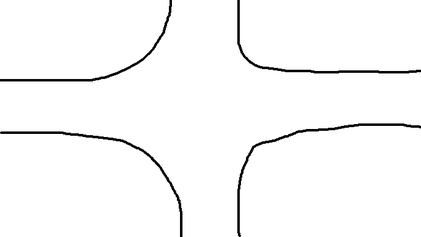
#> input picture Bonus_Questions/Bonus Question 1/4Junc.png, 421 x 237 px, shrunk from 683 x 384 before the run
$ python Bonus1_RayDistGraphs.py
#> lines starting #> are read from the running program, lines starting #| are printed output that depends on the picture
from PIL import Image
from numpy import asarray, array, sqrt
from matplotlib import pyplot

imagenames = ["4Junc.png", "Curve.png", "scenario.png", "Straight.png", "TJunc.png"]
# These are the files we need to work with. I will iterate through these in the following for loop.

for name in imagenames:

    # Opening the image
    img = Image.open(name)
#> img is the input picture: PIL image 421x237 RGBA; mean R, G, B, A 248.9, 248.9, 248.9, 255

    # Finding the center. This is where I assume the car exists. I haven't bothered with the extra distance.
    # Considering the bonus distance is just a matter of redefining the center so the code is still valid.
    centerx = img.size[0] // 2
#> centerx = 210
    centery = img.size[1] // 2
#> centery = 118

    # This is the list of angles I will be plotting
    X = list(range(360))
    # This will contain the distances that we need.
    distances = []

    for angle in range(360):
        # I'm taking the original image and simply rotating by some angle so that
        # I can just look vertically above the center to find the closest black pixel.
        rotated_img = img.rotate(angle)
        megalist = asarray(rotated_img)

        # Here, I start at the center and move upward, looking for non-white pixels
        # which have all 4 RGB and aplha values as 255.

        for i in range(centery, -1, -1):
            if sum(megalist[i][centerx]) != 255 * 4:
                distances.append(centery - i)
                break
        else:
            distances.append(centery)
#> this loop made 360 passes
#> pass 2, `rotated_img = img.rotate(angle)`:
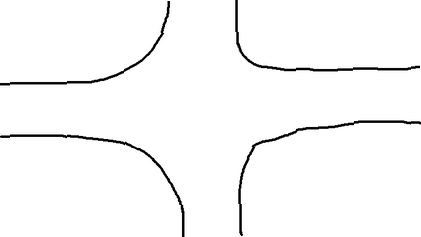
#> rotated_img: PIL image 421x237 RGBA; mean R, G, B, A 246.3, 246.3, 246.3, 252.4; transparent parts drawn white
#> pass 3, `rotated_img = img.rotate(angle)`:
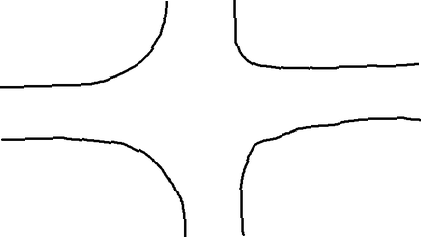
#> rotated_img: PIL image 421x237 RGBA; mean R, G, B, A 243.8, 243.8, 243.8, 250; transparent parts drawn white
#> after the loop, distances = 360 values, max 118 at index 0, min 48 at index 124, mean 89.4
            # If it's just an open end, I assume the distance to be till the edge of the image.

    # Now I am normalising the distances:

    mean = sum(distances) / 360
#> mean = 89.4
    ssd = 0
    for i in distances:
        ssd += (i - mean) ** 2
#> this loop made 360 passes
#> (i, ssd) on passes 1 to 3: (118, 817.8), (118, 1635.6), (118, 2453.4)
#> after the loop, ssd = 196558.6

    s = sqrt(ssd / 360)
#> s = 23.37
    for i in range(360):
        distances[i] = (distances[i] - mean) / s
#> after the loop, distances = 360 values, max 1.22 at index 0, min -1.77 at index 124, mean 2.57e-16

    # And Finally I plot the required graph.

    pyplot.scatter(X, distances, c="green")
    pyplot.xlabel("Angle")
    pyplot.ylabel("Normalised Distance")
    pyplot.title(name)
    pyplot.show()
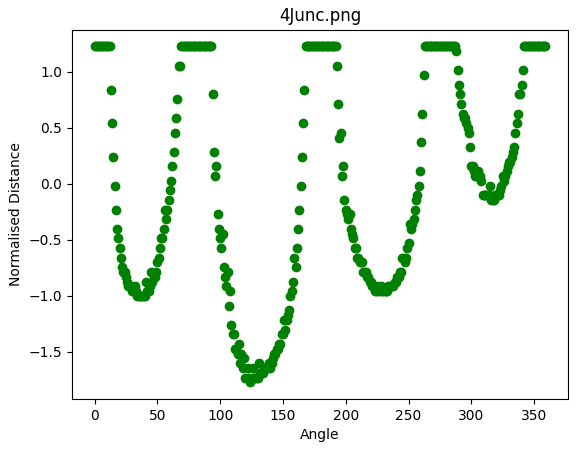
#> figure drawn by matplotlib, 1 panel
#> pass 2 of the loop `for name in imagenames:`:
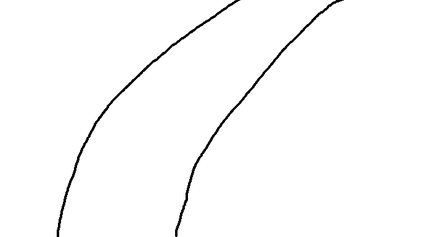
#> input picture Bonus_Questions/Bonus Question 1/Curve.png, 421 x 237 px, shrunk from 683 x 384 before the run
#> img is the input picture: PIL image 421x237 RGBA; mean R, G, B, A 251.2, 251.2, 251.2, 255
#> the loop `for angle in range(360): # I'm taking the original image and simply ro..` made 360 passes
#> pass 3, `rotated_img = img.rotate(angle)`:
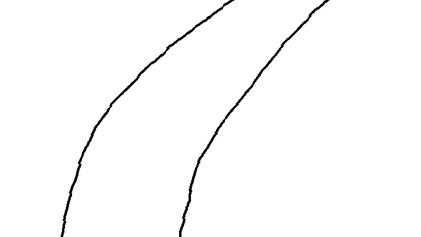
#> rotated_img: PIL image 421x237 RGBA; mean R, G, B, A 246.3, 246.3, 246.3, 250; transparent parts drawn white
#> after the loop `for angle in range(360):`: distances = 360 values, max 118 at index 14, min 9 at index 107, mean 65.27
#> mean = 65.27
#> the loop `for i in distances:` made 360 passes
#> (i, ssd) on passes 1 to 3: (96, 944.2), (97, 1950.8), (98, 3022)
#> after the loop `for i in distances:`: ssd = 720795.3
#> s = 44.75
#> after the loop `for i in range(360):`: distances = 360 values, max 1.18 at index 14, min -1.26 at index 107, mean -3.95e-17
#> `pyplot.show()`:
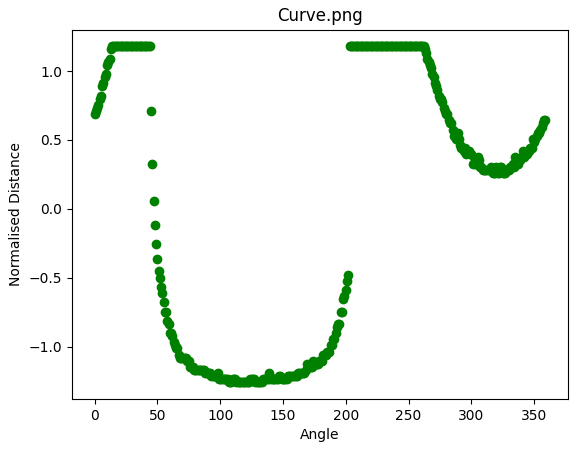
#> figure drawn by matplotlib, 1 panel
#> pass 3 of the loop `for name in imagenames:`:
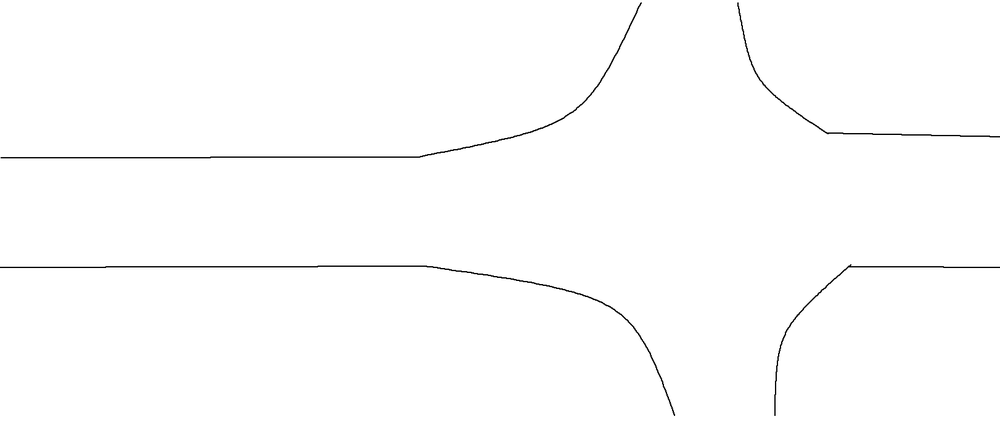
#> input picture Bonus_Questions/Bonus Question 1/scenario.png, 1000 x 435 px, shrunk from 1622 x 706 before the run
#> img is the input picture: PIL image 1000x435 RGBA; mean R, G, B, A 253.3, 253.3, 253.3, 255
#> the loop `for angle in range(360): # I'm taking the original image and simply ro..` made 360 passes
#> pass 3, `rotated_img = img.rotate(angle)`:
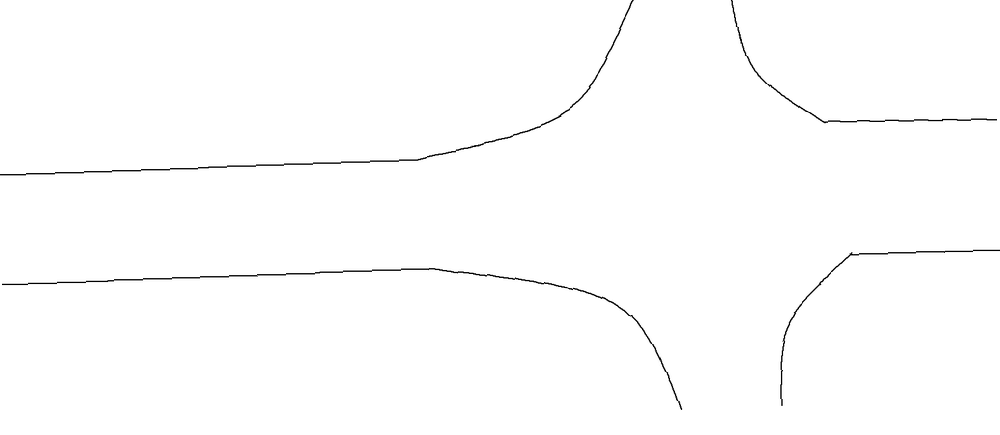
#> rotated_img: PIL image 1000x435 RGBA; mean R, G, B, A 247.3, 247.3, 247.3, 249.1; transparent parts drawn white
#> after the loop `for angle in range(360):`: distances = 360 values, max 217 at index 38, min 56 at index 186, mean 129.1
#> mean = 129.1
#> the loop `for i in distances:` made 360 passes
#> (i, ssd) on passes 1 to 3: (75, 2923.8), (75, 5847.6), (76, 8664.3)
#> after the loop `for i in distances:`: ssd = 1574196.1
#> s = 66.13
#> after the loop `for i in range(360):`: distances = 360 values, max 1.33 at index 38, min -1.11 at index 186, mean -5.92e-17
#> `pyplot.show()`:
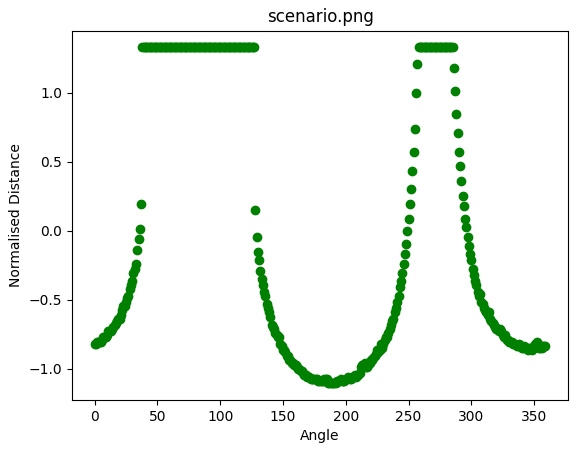
#> figure drawn by matplotlib, 1 panel
#> the loop made 5 passes; the first 3 are shown
